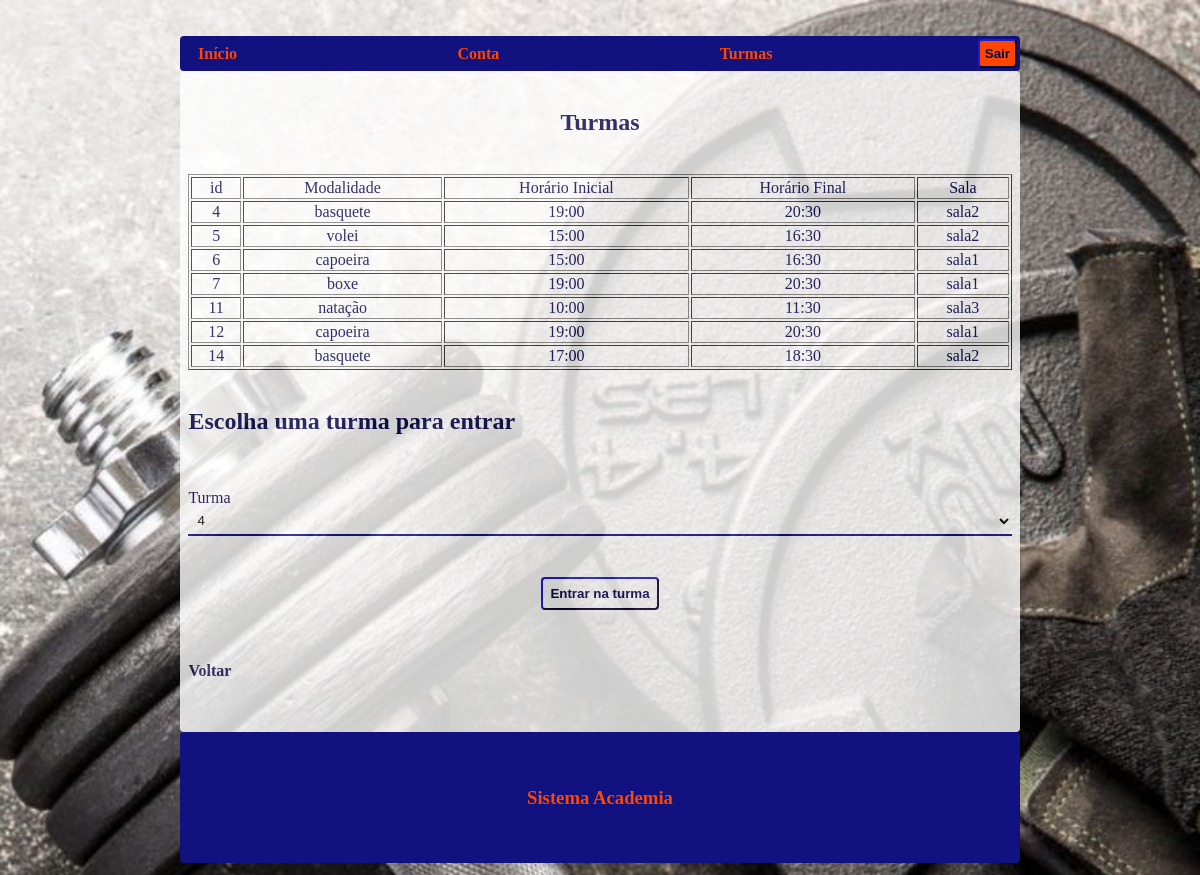
Screenshot of /inicio/turmas/entrar (signed in) with the database file from the repository.
### tables this page shows
CREATE TABLE turmas
                    (
                    id INTEGER PRIMARY KEY AUTOINCREMENT,
                    modalidade TEXT,
                    horarioInicial TEXT,
                    horarioFinal TEXT,
                    sala TEXT,
                    FOREIGN KEY (sala) REFERENCES salas(sala) ON DELETE SET NULL,
                    FOREIGN KEY (modalidade) REFERENCES modalidades(modalidade) ON DELETE SET NULL
                    );

### app.py (the view)
@app.route("/inicio/turmas/entrar")
def turmasEntrar():
    if user:
        conexao = sqlite3.connect('sistemaAcademia.db')
        cursor = conexao.cursor()
        cursor.execute("SELECT id FROM turmas")
        turmasID = cursor.fetchall()
        cursor.execute("SELECT * FROM turmas")
        turmas = cursor.fetchall()
        conexao.close()
        return render_template("entrarTurmas.html",turmas=turmas,turmasID=turmasID)
    elif admin:
        return redirect("/adm")
    else:
        return redirect("/login")

### templates/entrarTurmas.html (shortened to what this page needs)
<!Doctype html>
<html>
<head>
    <link rel="stylesheet" type="text/css" href="{{ url_for('static', filename='Estilo.css') }}">
</head>
<body>
    <nav>
        <a href="/inicio">Início</a>
        <a href="/inicio/conta">Conta</a>
        <a href="/inicio/turmas">Turmas</a>
        <form action="/sair" method="get">
            <button type="submit" id="botaosair">Sair</button>
        </form>
    </nav>
    <div class="caixa">
    <br>
    <h2 align="center">Turmas</h2>
    <br>
    <table border = "1" width = "100%">
        <tr align ="center">
        <td>id</td>
        <td>Modalidade</td>
        <td>Horário Inicial</td>
        <td>Horário Final</td>
        <td>Sala</td>
        </tr>
        {% for turma in turmas %}
        <tr align = "center">
        <td>{{ turma[0] }}</td>
        <td>{{ turma[1] }}</td>
        <td>{{ turma[2] }}</td>
        <td>{{ turma[3] }}</td>
        <td>{{ turma[4] }}</td>
        </tr>
        {% endfor %}
    </table>
    <br>
    <h2>Escolha uma turma para entrar </h2>
    <form action="/inicio/turmas/entrar" method="POST">
        <div class="label-float">
        <label for="turma">Turma</label>
        <br>
        <select name="turma" required>
            {% for turmaID in turmasID %}
            <option value="{{ turmaID[0] }}">{{ turmaID[0] }}</option>
            {% endfor %}
        </select>
        </div>
            <button type="submit">Entrar na turma</button>
    </form>
    <br>
    <br>
    <p>
        <a href="/inicio/turmas"> Voltar </a>
    </p>
    <br>
    <br>
</div>
</body>
<footer>
    <br>
    <br>
    <h3>Sistema Academia</h3>
    <br>
    <br>
</footer>
</html>

### static/Estilo.css (style rules this page uses)
body { background-image: url('/static/imagens/imagemFundo.jpg'); background-blend-mode: multiply; background-color: white; color:#08084d; background-repeat: no-repeat; background-attachment: fixed; background-size: cover; margin-top: 3%; margin-left: 15%; margin-right: 15%; margin-bottom: 1%; position:relative; }
form { text-align: center; }
footer { border-radius: 4px; text-align: center; background-color: #11117f; color: orangered; }
footer h3 { text-align: center; }
a { background-color:transparent; color:#272262; font-weight: bold; text-decoration: none; transition: all .3s ease-out; }
nav { display:flex; justify-content:space-between; align-items: center; background-color: #11117f; text-align: center; padding: 3px; border-radius: 4px; }
nav a { margin-left: 15px; margin-right: 15px; background-color: #11117f; color:orangered; }
button { background-color: white; border-color: #11117f; color:#08084d; padding: 7px; font-weight: bold; border-radius: 4px; cursor: pointer; outline: none; transition: all .4s ease-out; }
.caixa { border-radius: 4px; background-color: white; opacity: 80%; padding-left: 1%; padding-right: 1%; justify-content: center; align-items: center; }
.label-float { position: relative; padding-top: 13px; margin-top: 5%; margin-bottom: 5%; }
.label-float select { width: 100%; padding: 5px 5px; display: inline-block; border: 0; border-bottom: 2px solid #11117f; background-color: transparent; outline: none; min-width: 180px; transition: all .3s ease-out; border-radius: 0; }
.label-float label { color: #08084d; position: absolute; top: 0; left: 0; margin-top: 13px; transition: all .3s ease-out; }
#botaosair { padding: 5px; border-radius: 4px; background-color: orangered; border-color: #11117f; color: #08084d; }

### rows the page displays
turmas: id "4", modalidade "basquete", horarioInicial "19:00", horarioFinal "20:30", sala "sala2"
turmas: id "5", modalidade "volei", horarioInicial "15:00", horarioFinal "16:30", sala "sala2"
turmas: id "6", modalidade "capoeira", horarioInicial "15:00", horarioFinal "16:30", sala "sala1"
turmas: id "7", modalidade "boxe", horarioInicial "19:00", horarioFinal "20:30", sala "sala1"
turmas: id "11", modalidade "natação", horarioInicial "10:00", horarioFinal "11:30", sala "sala3"
turmas: id "12", modalidade "capoeira", horarioInicial "19:00", horarioFinal "20:30", sala "sala1"
turmas: id "14", modalidade "basquete", horarioInicial "17:00", horarioFinal "18:30", sala "sala2"

### other values shown
form field turma "4"
